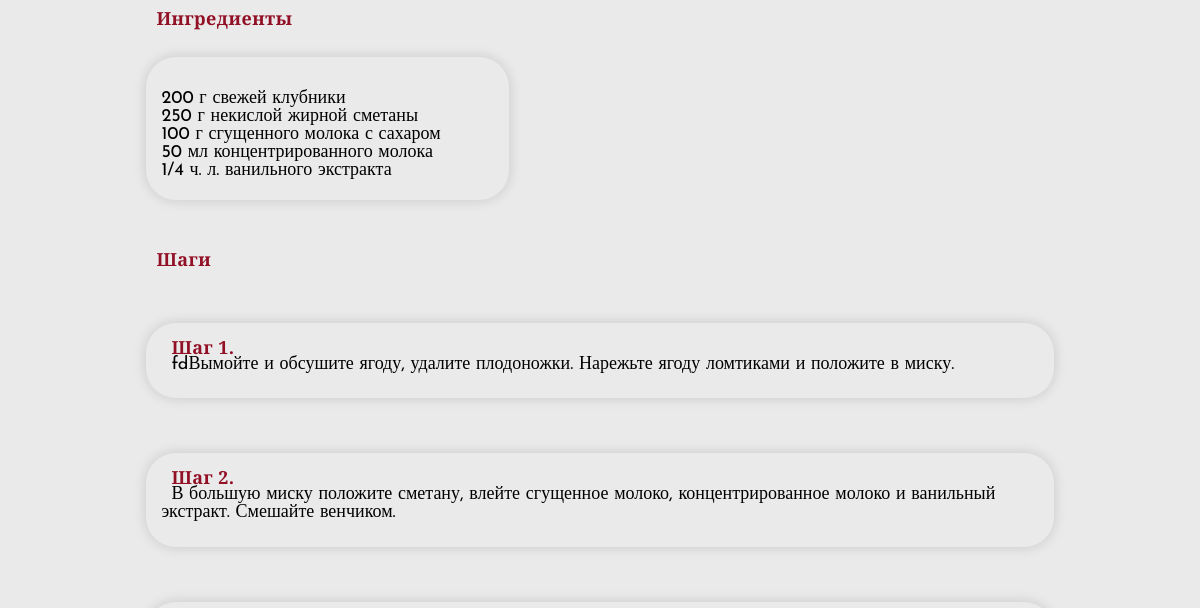
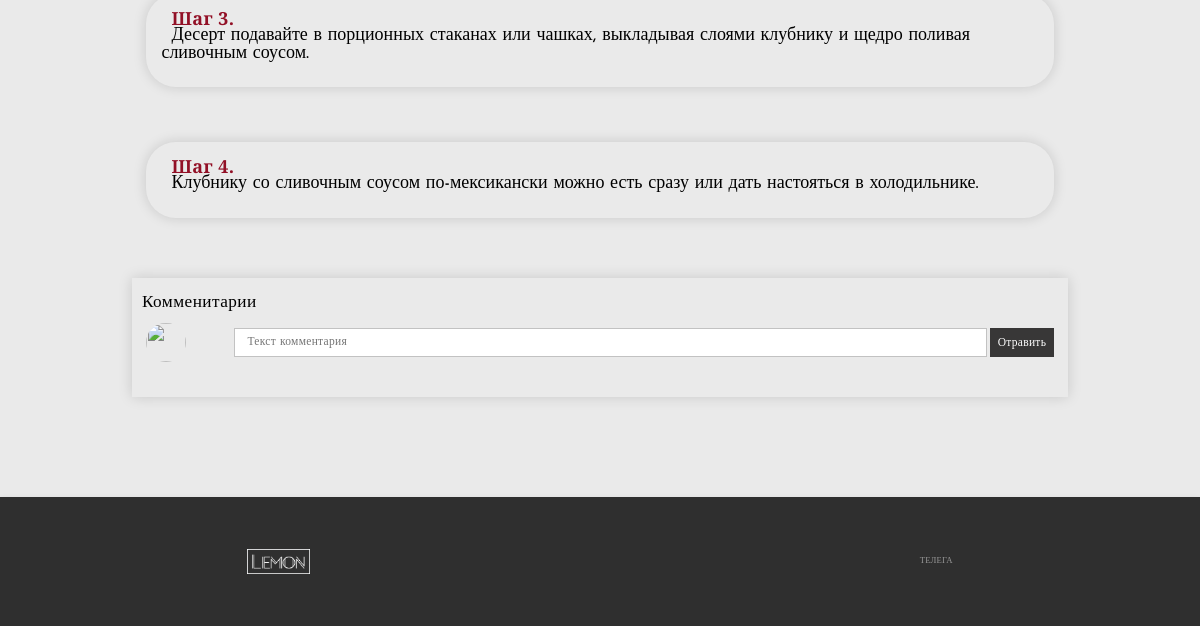
Page /food/meksikanskij-desert-s-klubnikoj-fresas-con-crema/ (lower part) on the earlier database version (2 pictures, top to bottom).
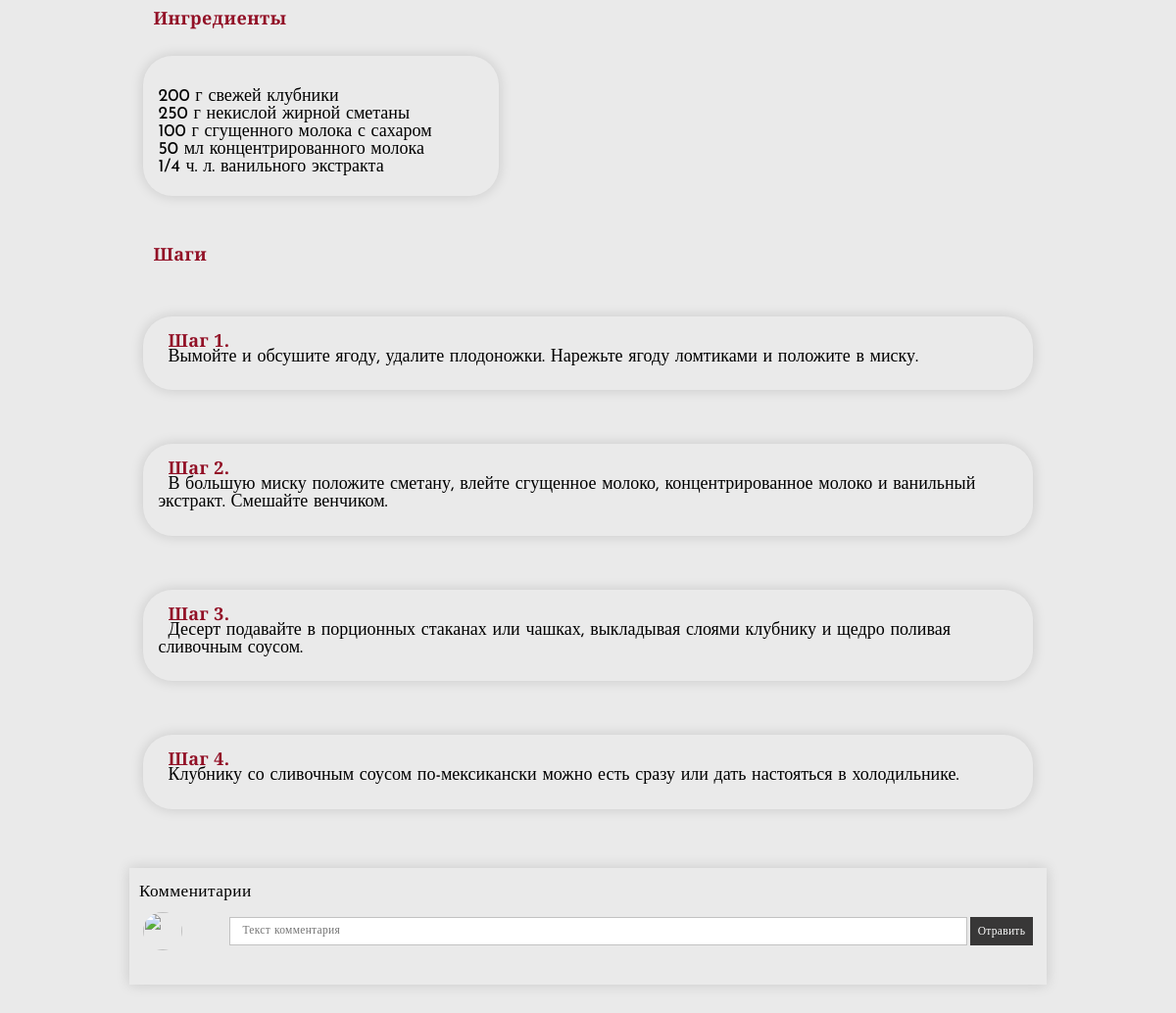
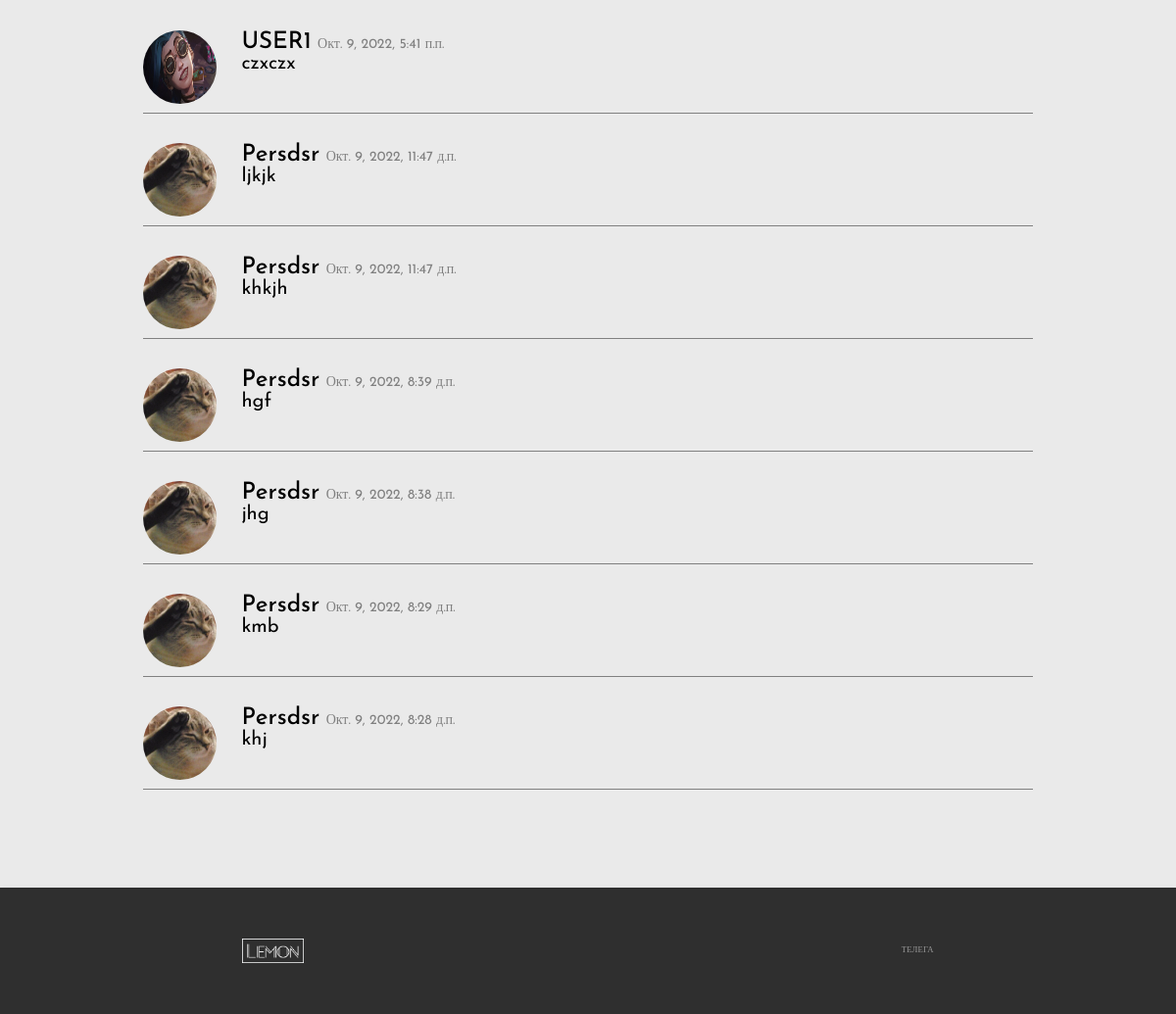
Same page on the later database version (2 pictures, top to bottom).
### food/models.py (models this page shows, shortened)
class PostStep(models.Model):
    post = models.ForeignKey('Post', verbose_name='Пост', on_delete=models.SET_NULL, null=True, related_name='post_step')
    title = models.CharField(verbose_name='Название шага', max_length=50, blank=True)
    text = models.TextField(verbose_name='Текс')
    image = models.ImageField(verbose_name='Изображение', upload_to='post_step/', blank=True, null=True)
    class Meta:
        verbose_name = 'Шаг'
        verbose_name_plural = 'Шаги'

class Comment(models.Model):
    post = models.ForeignKey(Post, verbose_name='Пост', on_delete=models.CASCADE, related_name='post_comment')
    author = models.ForeignKey(User, verbose_name='Автор', on_delete=models.CASCADE)
    text = models.TextField(verbose_name='', max_length=155)
    date = models.DateTimeField(verbose_name='Дата', auto_now_add=True)
    class Meta:
        verbose_name = 'Коммент'
        verbose_name_plural = 'Комменты'
        ordering = ('-date',)

### users/models.py (models this page shows)
class User(AbstractUser):
    first_name = models.CharField(verbose_name='Имя', max_length=33, null=True, blank=True)
    last_name = models.CharField(verbose_name='Фамилия', max_length=33, null=True, blank=True)
    avatar = models.ImageField(verbose_name='Аватарка', null=True, blank=True, upload_to='avatar_images/')
    about_me = models.TextField(verbose_name='Обо мне', max_length=200, blank=True, default='')
    profile_image = models.ImageField(verbose_name='Изображение в профиле', upload_to='profile_images/', blank=True)
    @property
    def get_image_url(self):
        if self.avatar and hasattr(self.avatar, 'url'):
            return self.avatar.url
        else:
            return '../../media/avatar_images/default_avatar.jpg'

### food/views.py (the view, shortened to what this page needs)
# urls.py: path('food/<slug:food_slug>/', views.DetailFoodView.as_view(), name='detail_food'),
class DetailFoodView(DetailView, FormMixin):
    model = Post
    template_name = 'food/detail_food.html'
    context_object_name = 'post'
    slug_url_kwarg = 'food_slug'
    form_class = CommentForm
    def get_context_data(self, **kwargs):
        context = super().get_context_data(**kwargs)
        context['comments'] = Comment.objects.filter(post__slug=self.kwargs['food_slug'])
        return context
    def get_object(self):
        post = Post.objects.get(slug=self.kwargs['food_slug'])
        if self.request.user.is_authenticated:
            user = self.request.user
            user.post_views.add(Post.objects.get(id=post.id))
        return post
    def post(self, request, *args, **kwargs):
        """Отправка комментов"""
        if request.user.is_authenticated:
            form = self.get_form()
            if form.is_valid():
                return self.form_valid(form)
            else:
                return self.form_invalid(form)
        else:
            return redirect('login')

### food/forms.py
class CommentForm(forms.ModelForm):
    class Meta:
        model = Comment
        fields = ('text',)
        widgets = {
            'text': forms.TextInput(attrs={'placeholder': 'Текст комментария', 'class': 'comments__usertext'})
        }

### food/templatetags/index_tags.py (called while the page is built)
@register.simple_tag()
def get_category():
    return Category.objects.all()[:4]

### templates/food/detail_food.html (shortened to what this page needs)
{% extends 'base.html' %}
{% load static %}
{% block content %}
    <section class="single-post spad">
        <div class="container">
            <div class="post__ingredients">
                <h1 class="my__h2 post__title">Ингредиенты</h1>
                <div class="ingredients__block">
                    <span class="post__text">{{ post.ingredients|safe }}</span>
                </div>
            </div>
            <div>
                <span class="my__h2 post__title">Шаги</span>
                <div class="content">
                    {% for step in post.post_step.all %}
                    <div class="step__block">
                        <div class="step__content">
                            <span class="step__title my__h2">Шаг {{ forloop.counter }}. {{ step.title }}</span><br>
                            <span class="post__text otst">{{ step.text }}</span><br>
                            <br>
                        </div>
                    </div>
                    {% endfor %}
                </div>
            </div>
        </div>
    </section>
    <section class="comments">
        <div class="container">
            <div class="comments__title">Комменитарии</div>
            <form class="comments__user" action="" method="post">
                <div class="comments__usericon">
                        <img class="image__comment" src="{{ user.get_image_url }}" alt="">
                </div>
                {{ form }}
                <button class="comments__button"><span>Отравить</span></button>
            </form>
        </div>
    </section>
    <section class="commentss">
        <div class="container">
            {% for comment in comments %}
            <div class="comment__block">
                <div class="comment__img">
                    <img class="comment__avatar" src="{{ comment.author.get_image_url }}" alt="">
                </div>
                <div class="comment_content">
                    <span class="comment__author"><a class="black__a" href="{% url 'about_me' profile_pk=comment.author.pk profile_slug='about_me' %}">{{ comment.author }}</a></span>
                    <span class="comment__date">{{ comment.date }}</span>
                </div>
                <div class="comment__text__block">
                    <p class="comment__text">{{ comment.text }}</p>
                </div>
            </div>
            {% endfor %}
        </div>
    </section>
{% endblock content %}

Differences in the rows shown:
changed PostStep: text "fdВымойте и обсушите ягоду, удалите плодоножки. Нарежьте ягоду ломтиками и положите в миску." → "Вымойте и обсушите ягоду, удалите плодоножки. Нарежьте ягоду ломтиками и положите в миску."
added Comment: author.get_image_url (picture), author "USER1", date "Окт. 9, 2022, 5:41 п.п.", text "czxczx"
added Comment: author.get_image_url (picture), author "Persdsr", date "Окт. 9, 2022, 11:47 д.п.", text "ljkjk"
added Comment: author.get_image_url (picture), author "Persdsr", date "Окт. 9, 2022, 11:47 д.п.", text "khkjh"
added Comment: author.get_image_url (picture), author "Persdsr", date "Окт. 9, 2022, 8:39 д.п.", text "hgf"
added Comment: author.get_image_url (picture), author "Persdsr", date "Окт. 9, 2022, 8:38 д.п.", text "jhg"
added Comment: author.get_image_url (picture), author "Persdsr", date "Окт. 9, 2022, 8:29 д.п.", text "kmb"
added Comment: author.get_image_url (picture), author "Persdsr", date "Окт. 9, 2022, 8:28 д.п.", text "khj"
